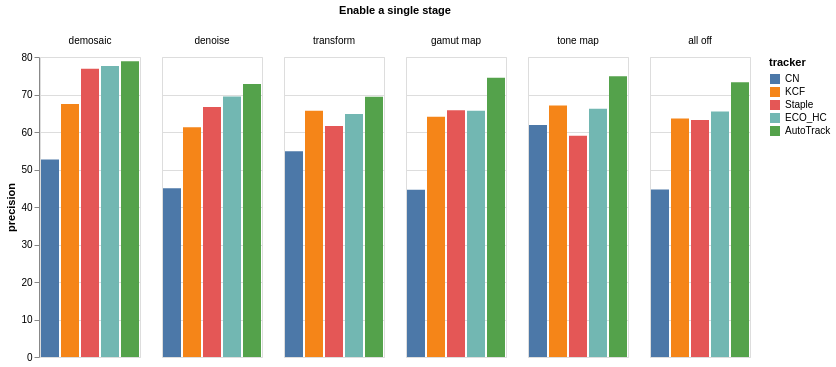

Vega-Lite specification for this chart:
### Vega-Lite specification from a JSON file in a GitHub repository (floating-point values rounded to 4 significant figures)
{"$schema": "https://vega.github.io/schema/vega-lite/v5.json", "data": {"values": [{"stage": "all off", "tracker": "CN", "precision": 44.7, "AUC": 25.3}, {"stage": "all off", "tracker": "KCF", "precision": 63.6, "AUC": 38.6}, {"stage": "all off", "tracker": "Staple", "precision": 63.2, "AUC": 40.6}, {"stage": "all off", "tracker": "ECO_HC", "precision": 65.5, "AUC": 45.7}, {"stage": "all off", "tracker": "AutoTrack", "precision": 73.3, "AUC": 50.4}, {"stage": "demosaic", "tracker": "CN", "precision": 52.7, "AUC": 32.1}, {"stage": "demosaic", "tracker": "KCF", "precision": 67.5, "AUC": 41}, {"stage": "demosaic", "tracker": "Staple", "precision": 76.9, "AUC": 54.9}, {"stage": "demosaic", "tracker": "ECO_HC", "precision": 77.6, "AUC": 56.9}, {"stage": "demosaic", "tracker": "AutoTrack", "precision": 78.9, "AUC": 56.2}, {"stage": "denoise", "tracker": "CN", "precision": 45, "AUC": 25.4}, {"stage": "denoise", "tracker": "KCF", "precision": 61.3, "AUC": 37.3}, {"stage": "denoise", "tracker": "Staple", "precision": 66.7, "AUC": 42}, {"stage": "denoise", "tracker": "ECO_HC", "precision": 69.5, "AUC": 48.3}, {"stage": "denoise", "tracker": "AutoTrack", "precision": 72.8, "AUC": 49.9}, {"stage": "transform", "tracker": "CN", "precision": 54.9, "AUC": 32.9}, {"stage": "transform", "tracker": "KCF", "precision": 65.7, "AUC": 39.4}, {"stage": "transform", "tracker": "Staple", "precision": 61.6, "AUC": 38.4}, {"stage": "transform", "tracker": "ECO_HC", "precision": 64.8, "AUC": 43.7}, {"stage": "transform", "tracker": "AutoTrack", "precision": 69.4, "AUC": 44.5}, {"stage": "gamut map", "tracker": "CN", "precision": 44.6, "AUC": 26}, {"stage": "gamut map", "tracker": "KCF", "precision": 64.1, "AUC": 38.3}, {"stage": "gamut map", "tracker": "Staple", "precision": 65.8, "AUC": 41}, {"stage": "gamut map", "tracker": "ECO_HC", "precision": 65.7, "AUC": 46.1}, {"stage": "gamut map", "tracker": "AutoTrack", "precision": 74.5, "AUC": 49.9}, {"stage": "tone map", "tracker": "CN", "precision": 61.9, "AUC": 39.4}, {"stage": "tone map", "tracker": "KCF", "precision": 67.1, "AUC": 40.5}, {"stage": "tone map", "tracker": "Staple", "precision": 59, "AUC": 38.9}, {"stage": "tone map", "tracker": "ECO_HC", "precision": 66.2, "AUC": 45.8}, {"stage": "tone map", "tracker": "AutoTrack", "precision": 74.9, "AUC": 48.3}]}, "mark": "bar", "encoding": {"x": {"field": "tracker", "type": "nominal", "sort": ["CN", "KCF", "Staple", "ECO_HC", "AutoTrack"], "axis": null}, "y": {"field": "precision", "type": "quantitative"}, "color": {"field": "tracker", "sort": ["CN", "KCF", "Staple", "ECO_HC", "AutoTrack"], "type": "nominal"}, "column": {"field": "stage", "sort": ["original", "demosaic", "denoise", "transform", "gamut map", "tone map"], "title": "Enable a single stage"}}}
